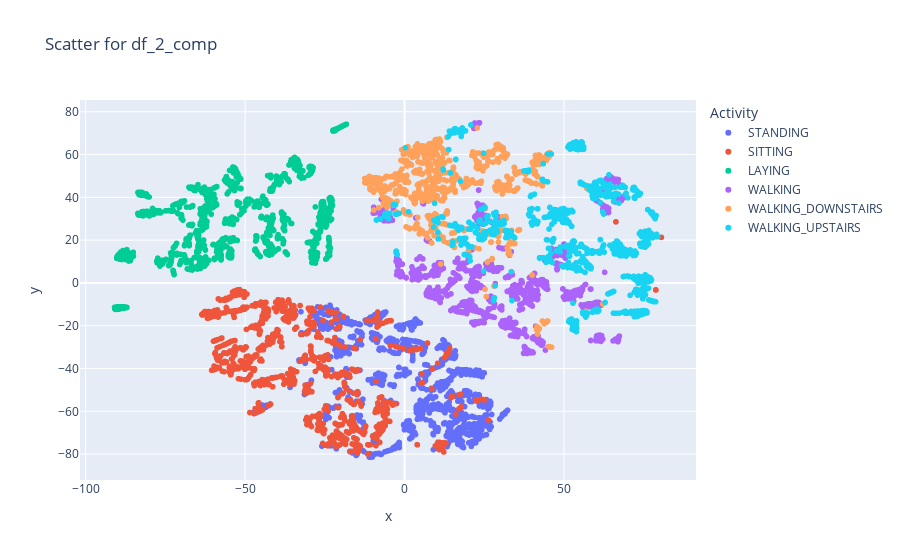

Notebook code cell kept with this figure:
### Code cell
px.scatter(df_2_comp, x='x', y='y', color='Activity', title='Scatter for df_2_comp')

### Figure 1 — Plotly figure (JSON) as saved in the notebook; plotly's stock layout.template omitted (floating-point values rounded to 4 significant figures; data arrays with more than 128 entries replaced by an {"elided": "..."} marker saying what was removed)
{"data": [{"hovertemplate": "Activity=STANDING<br>x=%{x}<br>y=%{y}<extra></extra>", "legendgroup": "STANDING", "marker": {"color": "#636efa", "symbol": "circle"}, "mode": "markers", "name": "STANDING", "showlegend": true, "type": "scattergl", "x": {"elided": "1374 float values"}, "xaxis": "x", "y": {"elided": "1374 float values"}, "yaxis": "y"}, {"hovertemplate": "Activity=SITTING<br>x=%{x}<br>y=%{y}<extra></extra>", "legendgroup": "SITTING", "marker": {"color": "#EF553B", "symbol": "circle"}, "mode": "markers", "name": "SITTING", "showlegend": true, "type": "scattergl", "x": {"elided": "1286 float values"}, "xaxis": "x", "y": {"elided": "1286 float values"}, "yaxis": "y"}, {"hovertemplate": "Activity=LAYING<br>x=%{x}<br>y=%{y}<extra></extra>", "legendgroup": "LAYING", "marker": {"color": "#00cc96", "symbol": "circle"}, "mode": "markers", "name": "LAYING", "showlegend": true, "type": "scattergl", "x": {"elided": "1407 float values"}, "xaxis": "x", "y": {"elided": "1407 float values"}, "yaxis": "y"}, {"hovertemplate": "Activity=WALKING<br>x=%{x}<br>y=%{y}<extra></extra>", "legendgroup": "WALKING", "marker": {"color": "#ab63fa", "symbol": "circle"}, "mode": "markers", "name": "WALKING", "showlegend": true, "type": "scattergl", "x": {"elided": "1226 float values"}, "xaxis": "x", "y": {"elided": "1226 float values"}, "yaxis": "y"}, {"hovertemplate": "Activity=WALKING_DOWNSTAIRS<br>x=%{x}<br>y=%{y}<extra></extra>", "legendgroup": "WALKING_DOWNSTAIRS", "marker": {"color": "#FFA15A", "symbol": "circle"}, "mode": "markers", "name": "WALKING_DOWNSTAIRS", "showlegend": true, "type": "scattergl", "x": {"elided": "986 float values"}, "xaxis": "x", "y": {"elided": "986 float values"}, "yaxis": "y"}, {"hovertemplate": "Activity=WALKING_UPSTAIRS<br>x=%{x}<br>y=%{y}<extra></extra>", "legendgroup": "WALKING_UPSTAIRS", "marker": {"color": "#19d3f3", "symbol": "circle"}, "mode": "markers", "name": "WALKING_UPSTAIRS", "showlegend": true, "type": "scattergl", "x": {"elided": "1073 float values"}, "xaxis": "x", "y": {"elided": "1073 float values"}, "yaxis": "y"}], "layout": {"legend": {"title": {"text": "Activity"}, "tracegroupgap": 0}, "title": {"text": "Scatter for df_2_comp"}, "xaxis": {"anchor": "y", "domain": [0, 1], "title": {"text": "x"}}, "yaxis": {"anchor": "x", "domain": [0, 1], "title": {"text": "y"}}}}
